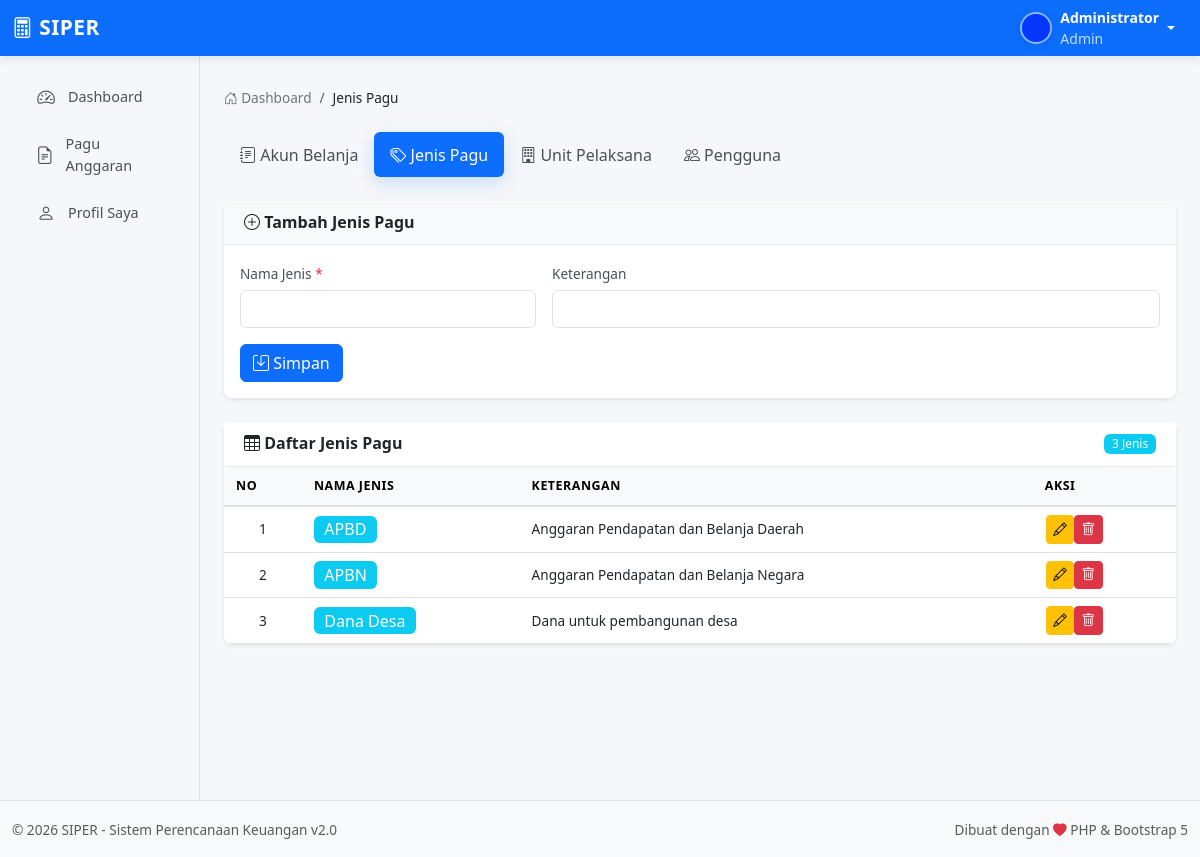
/master_data.php?tab=jenis (signed in), run on the app's committed database.
### tables this page shows
CREATE TABLE IF NOT EXISTS jenis_pagu (
    id INT PRIMARY KEY AUTO_INCREMENT,
    nama_jenis VARCHAR(100) UNIQUE NOT NULL,
    keterangan TEXT,
    created_at TIMESTAMP DEFAULT CURRENT_TIMESTAMP
);

### master_data.php (called while the page is built, shortened)
<?php
require_once 'config/security.php';
$tab = $_GET['tab'] ?? 'akun';
$error = '';
$handler_file = __DIR__ . '/modules/master/' . $tab . '.php';
if (file_exists($handler_file)) {
    require_once $handler_file;
} else {
    require_once __DIR__ . '/modules/master/akun.php';
}
$titles = ['akun' => 'Akun Belanja', 'jenis' => 'Jenis Pagu', 'unit' => 'Unit Pelaksana', 'user' => 'Manajemen Pengguna'];
$page_title = $titles[$tab] ?? 'Master Data';
require_once __DIR__ . '/modules/master/templates.php';
include 'includes/header.php';
include 'includes/sidebar.php';
render_master_page($tab, $error, $data_list ?? null, $edit_data ?? null, $page_title);
include 'includes/footer.php';

### config/security.php (called while the page is built, shortened)
<?php
function h($data)
{
    return htmlspecialchars((string)$data, ENT_QUOTES | ENT_HTML5, 'UTF-8');
}

### modules/master/jenis.php (called while the page is built, shortened)
<?php
$data_list = mysqli_query($conn, "SELECT * FROM jenis_pagu ORDER BY nama_jenis ASC");

### modules/master/templates.php (the view, shortened to what this page needs)
<?php
function render_master_page($tab, $error, $data_list, $edit_data, $page_title)
{
?>
    <main class="col-lg-10 ms-auto px-4 py-4">
        <nav aria-label="breadcrumb">
            <ol class="breadcrumb">
                <li class="breadcrumb-item"><a href="index.php"><i class="bi bi-house-door"></i> Dashboard</a></li>
                <li class="breadcrumb-item active"><?= h($page_title) ?></li>
            </ol>
        </nav>
        <ul class="nav nav-pills mb-4">
            <li class="nav-item"><a class="nav-link <?= $tab === 'akun' ? 'active' : '' ?>" href="?tab=akun"><i class="bi bi-journal-text"></i> Akun Belanja</a></li>
            <li class="nav-item"><a class="nav-link <?= $tab === 'jenis' ? 'active' : '' ?>" href="?tab=jenis"><i class="bi bi-tags"></i> Jenis Pagu</a></li>
            <li class="nav-item"><a class="nav-link <?= $tab === 'unit' ? 'active' : '' ?>" href="?tab=unit"><i class="bi bi-building"></i> Unit Pelaksana</a></li>
            <li class="nav-item"><a class="nav-link <?= $tab === 'user' ? 'active' : '' ?>" href="?tab=user"><i class="bi bi-people"></i> Pengguna</a></li>
        </ul>
        <?php
        $fn = 'render_' . $tab . '_content';
        if (function_exists($fn)) $fn($data_list, $edit_data);
        ?>
    </main>
<?php
}
function form_header($edit_data, $icon_add, $icon_edit, $title)
{
    $is_edit = !empty($edit_data);
    echo '<div class="card mb-4 shadow-sm"><div class="card-header bg-light"><h5 class="mb-0"><i class="bi bi-' . ($is_edit ? $icon_edit : $icon_add) . '"></i> ' . ($is_edit ? 'Edit' : 'Tambah') . ' ' . h($title) . '</h5></div><div class="card-body">';
}
function form_footer($edit_data, $tab)
{
    echo '<button type="submit" class="btn btn-primary"><i class="bi bi-save"></i> ' . ($edit_data ? 'Update' : 'Simpan') . '</button>';
    echo '</div></div>';
}
function table_header($title, $count, $badge, $label)
{
    echo '<div class="card-header bg-white d-flex justify-content-between align-items-center"><h5 class="mb-0"><i class="bi bi-table"></i> ' . h($title) . '</h5><span class="badge ' . $badge . '">' . $count . ' ' . h($label) . '</span></div>';
}
?>
<?php
function render_jenis_content($data_list, $edit_data)
{
    $total = mysqli_num_rows($data_list);
    mysqli_data_seek($data_list, 0);
?>
    <form method="POST" action="" autocomplete="off">
        <?php form_header($edit_data, 'plus-circle', 'pencil-square', 'Jenis Pagu'); ?>
        <div class="row g-3 mb-3">
            <div class="col-md-4"><label class="form-label">Nama Jenis <span class="text-danger">*</span></label><input type="text" name="nama_jenis" class="form-control" required value="<?= h($edit_data['nama_jenis'] ?? '') ?>"></div>
            <div class="col-md-8"><label class="form-label">Keterangan</label><input type="text" name="keterangan" class="form-control" value="<?= h($edit_data['keterangan'] ?? '') ?>"></div>
        </div>
        <?php form_footer($edit_data, 'jenis'); ?>
    </form>
    <div class="card shadow-sm"><?php table_header('Daftar Jenis Pagu', $total, 'bg-info', 'Jenis'); ?><div class="card-body p-0">
            <div class="table-responsive">
                <table class="table table-hover mb-0">
                    <thead class="table-light">
                        <tr>
                            <th>No</th>
                            <th>Nama Jenis</th>
                            <th>Keterangan</th>
                            <th>Aksi</th>
                        </tr>
                    </thead>
                    <tbody>
                        <?php if ($total > 0): $no = 1;
                            while ($row = mysqli_fetch_assoc($data_list)): ?>
                                <tr>
                                    <td class="text-center"><?= $no++ ?></td>
                                    <td><span class="badge bg-info fs-6"><?= h($row['nama_jenis']) ?></span></td>
                                    <td><?= h($row['keterangan'] ?? '-') ?></td>
                                    <td>
                                        <div class="btn-group btn-group-sm"><a href="?tab=jenis&action=edit&id=<?= $row['id'] ?>" class="btn btn-warning"><i class="bi bi-pencil"></i></a><a href="?tab=jenis&action=delete&id=<?= $row['id'] ?>" class="btn btn-danger" onclick="return confirmDelete('Yakin hapus?')"><i class="bi bi-trash"></i></a></div>
                                    </td>
                                </tr>
                            <?php endwhile;
                        else: ?><tr>
                                <td colspan="4" class="text-center py-4 text-muted">Belum ada data</td>
                            </tr><?php endif; ?>
                    </tbody>
                </table>
            </div>
        </div>
    </div><?php
        }
            ?>

### assets/css/style.css (style rules this page uses)
:root { --sidebar-width: 250px; --navbar-height: 56px; --primary-color: #0d6efd; --success-color: #198754; --danger-color: #dc3545; --warning-color: #ffc107; --info-color: #0dcaf0; --border-color: #dee2e6; --bg-light: #f8f9fa; }
body { font-family: 'Segoe UI', Tahoma, Geneva, Verdana, sans-serif; background-color: #f5f7fa; min-height: 100vh; overflow-x: hidden; }
main { min-height: calc(100vh - var(--navbar-height)); background-color: #f5f7fa; padding-top: 1.5rem !important; padding-bottom: 2rem !important; }
.breadcrumb { font-size: 0.85rem; background: transparent; padding: 0.5rem 0; margin-bottom: 1rem; }
.breadcrumb-item a { color: #6c757d; text-decoration: none; }
.breadcrumb-item.active { color: #212529; font-weight: 500; }
.card { border: none; box-shadow: 0 1px 3px rgba(0, 0, 0, 0.08); margin-bottom: 1rem; border-radius: 0.5rem; transition: box-shadow 0.2s ease; }
.card-header { background-color: #ffffff; border-bottom: 1px solid #eee; padding: 0.75rem 1.25rem; font-weight: 600; }
.card-header h5 { font-size: 1rem; font-weight: 600; margin: 0; }
.table { font-size: 0.85rem; margin-bottom: 0; }
.table th { font-weight: 600; font-size: 0.78rem; text-transform: uppercase; letter-spacing: 0.5px; white-space: nowrap; background-color: #f8f9fa; border-bottom: 2px solid var(--border-color); padding: 0.6rem 0.75rem; }
.table td { vertical-align: middle; padding: 0.5rem 0.75rem; }
.table-responsive { -webkit-overflow-scrolling: touch; border-radius: 0.5rem; }
.badge { font-weight: 500; font-size: 0.75rem; padding: 0.35em 0.65em; border-radius: 0.375rem; }
.btn { font-weight: 500; border-radius: 0.375rem; }
.btn-group-sm > .btn { padding: 0.2rem 0.4rem; font-size: 0.75rem; border-radius: 0.25rem !important; margin: 0 1px; }
.btn-group-sm > .btn i { font-size: 0.85rem; }
.form-label { font-weight: 500; font-size: 0.85rem; margin-bottom: 0.3rem; color: #495057; }
.nav-pills .nav-link { color: #495057; border-radius: 0.375rem; transition: all 0.2s; font-weight: 500; padding: 0.65rem 1rem; }
.nav-pills .nav-link.active { background-color: var(--primary-color); color: #ffffff; box-shadow: 0 6px 18px rgba(13, 110, 253, 0.18); }
.card-header { border-bottom: 1px solid #e9ecef; }
.card { animation: fadeInUp 0.3s ease; }

### data on the page
jenis_pagu: nama_jenis "APBD", keterangan "Anggaran Pendapatan dan Belanja Daerah"
jenis_pagu: nama_jenis "APBN", keterangan "Anggaran Pendapatan dan Belanja Negara"
jenis_pagu: nama_jenis "Dana Desa", keterangan "Dana untuk pembangunan desa"

### other printed values
$_SESSION['nama_lengkap'] "Administrator"
$_SESSION['role'] "Admin"
$page_title "Jenis Pagu"
$title "Jenis Pagu"
$title "Daftar Jenis Pagu"
$count "3"
$label "Jenis"
